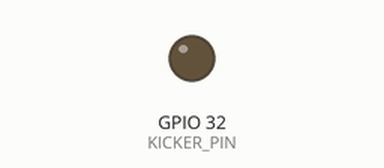
Bench run of a sketch on a simulated ESP32. Parts: output pins drawn as LEDs (lit = HIGH). What the sketch prints to the serial monitor is not drawn.

Above: at 2.5 s.
Timing chart, 0 to 6.6 s (numbered marks = the images above):
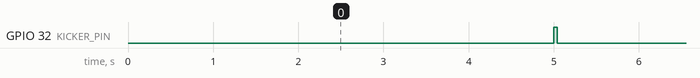

Measured:
- by itself, GPIO 32 (KICKER_PIN): alternates HIGH for 0.04 s and LOW for 5.0 s

The sketch:

Kicker.ino
```cpp
constexpr uint8_t KICKER_PIN = 32;

void setup() {
  Serial.begin(9600);
  pinMode(KICKER_PIN, OUTPUT);
  Serial.println("begin");
}

void loop() {
  digitalWrite(KICKER_PIN, LOW);
  delay(5000);
  digitalWrite(KICKER_PIN, HIGH);
  delay(40);
  Serial.println("kick");
}
```
